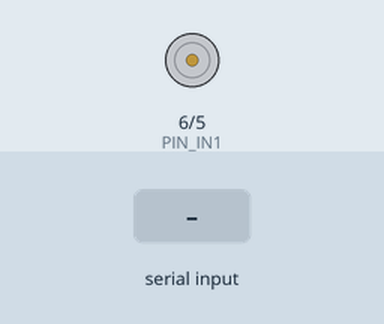
A sketch run on a simulated Arduino Uno, built with avr-gcc and run on an emulated ATmega328P. Shown: motor-driver pin pairs drawn as motors (green arrow = first pin HIGH = forward, orange = second pin HIGH = backward, longer = more drive, scaled by the enable pin). Inputs (shaded band) come from the test bench.

Above: at 1.2 s.
1.3 s: "1" received over Serial
At 2.2 s:
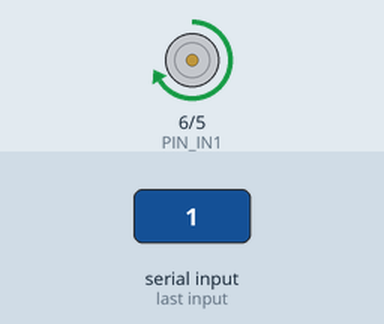
2.8 s: "v" received over Serial
At 5.0 s:
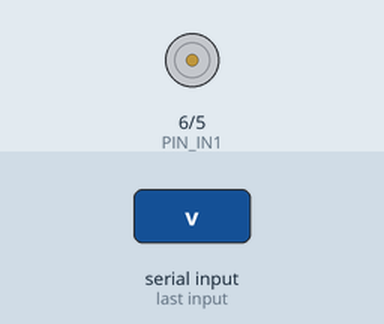
5.3 s: "V90\n" received over Serial
At 6.5 s:
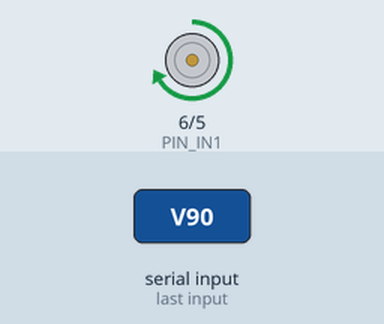
6.8 s: "V,45\n" received over Serial
At 7.7 s:
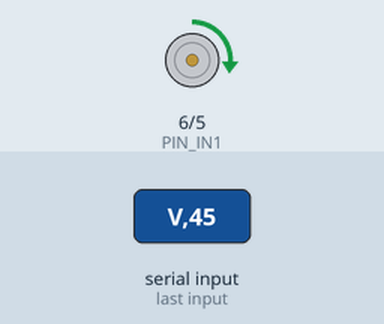
8.3 s: "V" received over Serial
At 10.7 s:
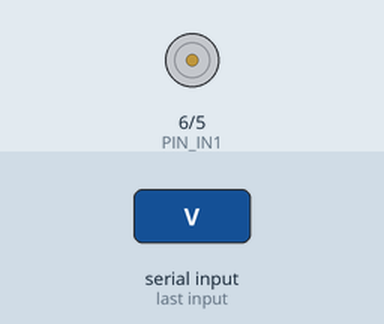
Timing chart, 0 to 11.8 s (numbered marks = the images above; inputs shaded):
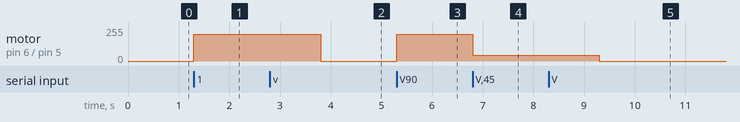

Measured:
- after the input at 1.3 s, motor on pin 6 (PIN_IN1) / pin 5 (PIN_IN2): stopped → forward 200/255 at once
- after the input at 2.8 s, motor on pin 6 (PIN_IN1) / pin 5 (PIN_IN2): forward 200/255 → stopped after 1.0 s
- after the input at 5.3 s, motor on pin 6 (PIN_IN1) / pin 5 (PIN_IN2): stopped → forward 200/255 at once
- after the input at 6.8 s, motor on pin 6 (PIN_IN1) / pin 5 (PIN_IN2): forward 200/255 → forward 45/255 at once
- after the input at 8.3 s, motor on pin 6 (PIN_IN1) / pin 5 (PIN_IN2): forward 45/255 → stopped after 1.0 s

The sketch:

BandaTrans.ino
```cpp
// ==========================================
// CÓDIGO ARDUINO 3 - CONTROL BANDA TRANSPORTADORA L298N
// ==========================================

const uint8_t PIN_IN1 = 6;
const uint8_t PIN_IN2 = 5;
const uint8_t PIN_ENA = 9;

bool motorEncendido = false;
uint8_t velocidadPWM = 200;

void setup() {
  Serial.begin(9600);

  pinMode(PIN_IN1, OUTPUT);
  pinMode(PIN_IN2, OUTPUT);
  pinMode(PIN_ENA, OUTPUT);

  pararMotor();
}

void loop() {
  if (Serial.available() > 0) {
    char cmd = Serial.read();

    if (cmd == '1' || cmd == 'R' || cmd == 'r') {
      motorEncendido = true;
    }
    else if (cmd == '0' || cmd == 'S' || cmd == 's') {
      pararMotor();
    }
    else if (cmd == 'V' || cmd == 'v') {
      int val = Serial.parseInt();
      velocidadPWM = constrain(val, 0, 255);
      if (motorEncendido) {
        analogWrite(PIN_ENA, velocidadPWM);
      }
    }
  }

  if (motorEncendido) {
    digitalWrite(PIN_IN1, HIGH);
    digitalWrite(PIN_IN2, LOW);
    analogWrite(PIN_ENA, velocidadPWM);
  } else {
    digitalWrite(PIN_IN1, LOW);
    digitalWrite(PIN_IN2, LOW);
    analogWrite(PIN_ENA, 0);
  }
}

void pararMotor() {
  motorEncendido = false;
  digitalWrite(PIN_IN1, LOW);
  digitalWrite(PIN_IN2, LOW);
  analogWrite(PIN_ENA, 0);
}
```
